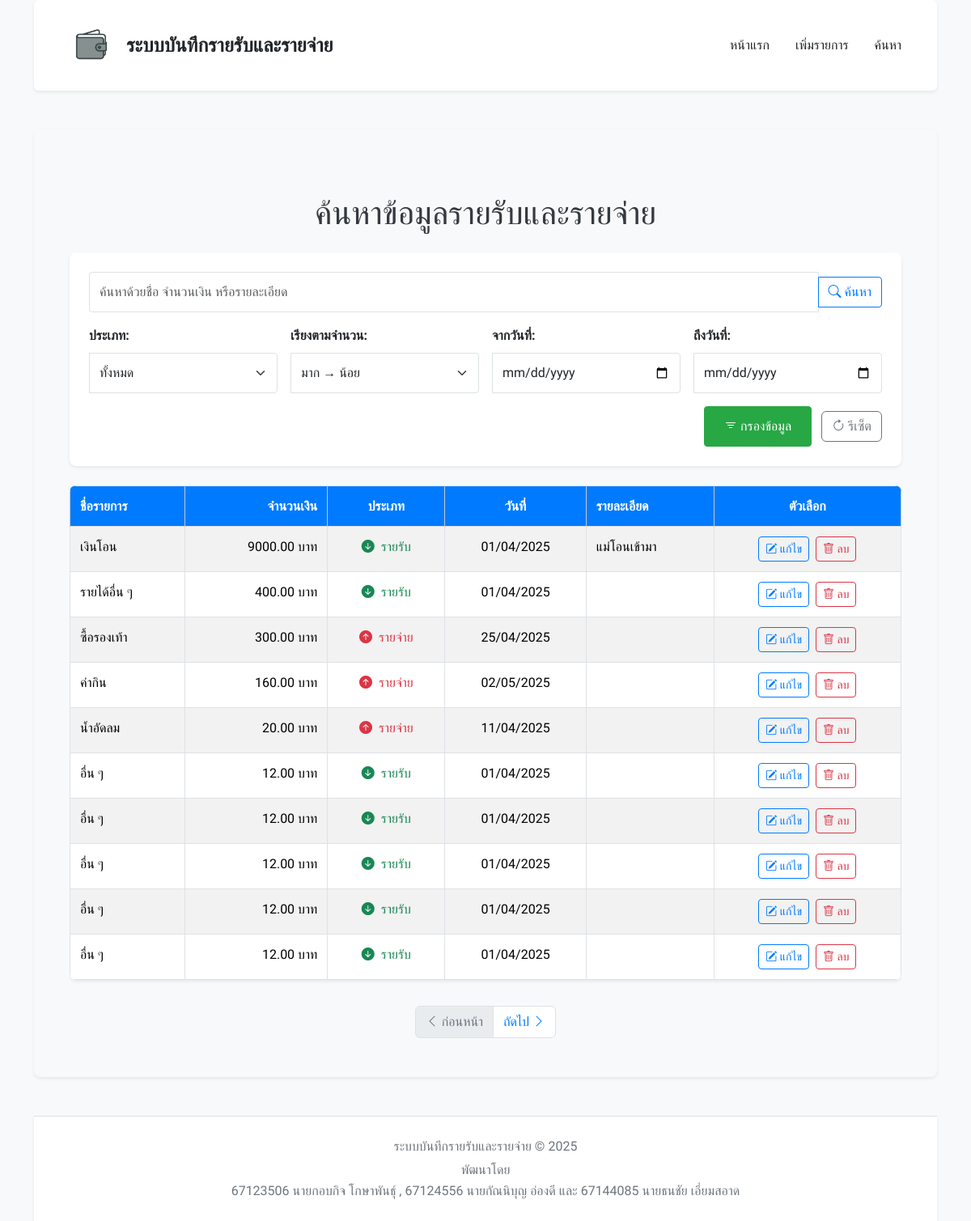
The app's page /search/ with its own data.
### expense_tracker/models.py (models this page shows, shortened)
class Transaction(models.Model):
    CATEGORY_CHOICES = [
        ('income', 'รายรับ'),
        ('expense', 'รายจ่าย'),
    ]
    name = models.CharField("ชื่อรายการ ", max_length=200)
    amount = models.DecimalField("จำนวนเงิน ", max_digits=10, decimal_places=2)
    category = models.CharField("หมวดหมู่ ", max_length=10, choices=CATEGORY_CHOICES,blank=False, null=False)
    date = models.DateField("วันที่ ")
    description = models.TextField("รายละเอียด ", blank=True, null=True)

### expense_tracker/views.py (the view)
# urls.py: path('search/', views.search_transactions, name='search_transactions'),
def search_transactions(request):
    query = request.GET.get('q', '')
    category = request.GET.get('category', 'all')
    sort = request.GET.get('sort', '-amount')
    date_from = request.GET.get('date_from')
    date_to = request.GET.get('date_to')
    transactions = Transaction.objects.filter(
        Q(name__icontains=query) |
        Q(amount__icontains=query) |
        Q(description__icontains=query)
    )
    if category != "all":
        transactions = transactions.filter(category=category)
    if date_from:
        transactions = transactions.filter(date__gte=date_from)
    if date_to:
        transactions = transactions.filter(date__lte=date_to)
    transactions = transactions.order_by(sort)
    paginator = Paginator(transactions, 10)  # 10 รายการต่อหน้า
    page_number = request.GET.get('page')
    page_obj = paginator.get_page(page_number)
    context = {
        'page_obj': page_obj,
        'query': query,
        'category': category,
        'sort': sort,
        'date_from': date_from,
        'date_to': date_to,
    }
    return render(request, 'search_transactions.html', context)

### expense_tracker/templates/search_transactions.html (shortened to what this page needs)
{% extends "base.html" %}
{% load static %}
{% block content %}
<div class="container mt-5">
    <h1 class="text-center mb-4">ค้นหาข้อมูลรายรับและรายจ่าย</h1>
    <div class="card shadow-sm mb-4">
        <div class="card-body">
            <form method="GET" action="{% url 'search_transactions' %}" class="mb-3">
                <div class="input-group">
                    <input type="text" name="q" class="form-control" placeholder="ค้นหาด้วยชื่อ จำนวนเงิน หรือรายละเอียด" value="{{ request.GET.q }}">
                    <button type="submit" class="btn btn-outline-primary">
                        <i class="bi bi-search"></i> ค้นหา
                    </button>
                </div>
            </form>
            <form method="GET" class="row g-3">
                <div class="col-md-3">
                    <label class="form-label">ประเภท:</label>
                    <select name="category" class="form-select">
                        <option value="all" {% if category == "all" %}selected{% endif %}>ทั้งหมด</option>
                    </select>
                </div>
                <div class="col-md-3">
                    <label class="form-label">เรียงตามจำนวน:</label>
                    <select name="sort" class="form-select">
                        <option value="-amount" {% if sort == "-amount" %}selected{% endif %}>มาก → น้อย</option>
                    </select>
                </div>
                <div class="col-md-3">
                    <label class="form-label">จากวันที่:</label>
                    <input type="date" name="date_from" class="form-control" value="{{ date_from|default_if_none:'' }}">
                </div>
                <div class="col-md-3">
                    <label class="form-label">ถึงวันที่:</label>
                    <input type="date" name="date_to" class="form-control" value="{{ date_to|default_if_none:'' }}">
                </div>
                <div class="col-12 text-end">
                    <button type="submit" class="btn btn-success me-2">
                        <i class="bi bi-filter"></i> กรองข้อมูล
                    </button>
                    <a href="{% url 'search_transactions' %}" class="btn btn-outline-secondary">
                        <i class="bi bi-arrow-clockwise"></i> รีเซ็ต
                    </a>
                </div>
            </form>
        </div>
    </div>
    <div class="table-responsive">
        <table class="table table-striped table-bordered table-hover shadow-sm">
            <thead class="table-light">
                <tr>
                    <th scope="col">ชื่อรายการ</th>
                    <th scope="col" class="text-end">จำนวนเงิน</th>
                    <th scope="col" class="text-center">ประเภท</th>
                    <th scope="col" class="text-center">วันที่</th>
                    <th scope="col">รายละเอียด</th>
                    <th scope="col" class="text-center">ตัวเลือก</th>
                </tr>
            </thead>
            <tbody>
                {% for transaction in page_obj %}
                <tr>
                    <td>{{ transaction.name }}</td>
                    <td class="text-end">{{ transaction.amount|floatformat:2 }} บาท</td>
                    <td class="text-center">
                        {% if transaction.category == 'income' %}
                        <span class="text-success"><i class="bi bi-arrow-down-circle-fill me-1"></i> รายรับ</span>
                        {% else %}
                        <span class="text-danger"><i class="bi bi-arrow-up-circle-fill me-1"></i> รายจ่าย</span>
                        {% endif %}
                    </td>
                    <td class="text-center">{{ transaction.date|date:"d/m/Y" }}</td>
                    <td>{{ transaction.description }}</td>
                    <td class="text-center">
                        <a href="{% url 'edit_transaction' transaction.pk %}" class="btn btn-sm btn-outline-primary me-1">
                            <i class="bi bi-pencil-square"></i> แก้ไข
                        </a>
                        <a href="{% url 'delete_transaction' transaction.pk %}" class="btn btn-sm btn-outline-danger" onclick="return confirm('คุณแน่ใจที่จะลบรายการนี้?')">
                            <i class="bi bi-trash"></i> ลบ
                        </a>
                    </td>
                </tr>
                {% empty %}
                <tr>
                    <td colspan="6" class="text-center text-muted">ไม่พบรายการที่ค้นหา</td>
                </tr>
                {% endfor %}
            </tbody>
        </table>
    </div>
    {% if page_obj.has_other_pages %}
    <nav aria-label="Page navigation">
        <ul class="pagination justify-content-center">
            {% if page_obj.has_previous %}
            <li class="page-item">
                <a class="page-link" href="?page={{ page_obj.previous_page_number }}{% if request.GET.q %}&q={{ request.GET.q }}{% endif %}{% if request.GET.category %}&category={{ request.GET.category }}{% endif %}{% if request.GET.sort %}&sort={{ request.GET.sort }}{% endif %}{% if request.GET.date_from %}&date_from={{ request.GET.date_from }}{% endif %}{% if request.GET.date_to %}&date_to={{ request.GET.date_to }}{% endif %}">
                    <i class="bi bi-chevron-left"></i> ก่อนหน้า
                </a>
            </li>
            {% else %}
            <li class="page-item disabled">
                <span class="page-link"><i class="bi bi-chevron-left"></i> ก่อนหน้า</span>
            </li>
            {% endif %}
            {% if page_obj.has_next %}
            <li class="page-item">
                <a class="page-link" href="?page={{ page_obj.next_page_number }}">
                    ถัดไป <i class="bi bi-chevron-right"></i>
                </a>
            </li>
            {% else %}
            <li class="page-item disabled">
                <span class="page-link">ถัดไป <i class="bi bi-chevron-right"></i></span>
            </li>
            {% endif %}
        </ul>
    </nav>
    {% endif %}
</div>
{% endblock %}

### expense_tracker/static/css/styles.css (style rules this page uses)
:root { --primary-color: #007bff; --secondary-color: #6c757d; --accent-color: #28a745; --light-bg: #f8f9fa; --dark-text: #343a40; --border-color: #dee2e6; }
body { font-family: 'Prompt', sans-serif; color: var(--dark-text); line-height: 1.6; }
.table { width: 100%; margin-bottom: 1rem; color: var(--dark-text); border-collapse: collapse; border-radius: 8px; overflow: hidden; box-shadow: 0 0.125rem 0.25rem rgba(0, 0, 0, 0.075); background-color: white; }
.table th, .table td { padding: 0.75rem; vertical-align: top; border-top: 1px solid var(--border-color); text-align: left; }
.table thead th { background-color: var(--primary-color); color: white; font-weight: bold; }
.table tbody tr:nth-child(even) { background-color: #f2f2f2; }
.btn-success { background-color: var(--accent-color); border-color: var(--accent-color); color: white; padding: 0.75rem 1.5rem; border-radius: 4px; text-decoration: none; transition: background-color 0.3s ease, border-color 0.3s ease; }
.form-control { border: 1px solid var(--border-color); border-radius: 4px; padding: 0.75rem; width: 100%; box-sizing: border-box; }
.form-label { font-weight: bold; margin-bottom: 0.5rem; display: block; }
.card { box-shadow: 0 0.125rem 0.25rem rgba(0, 0, 0, 0.075); border: none; border-radius: 8px; }
.card-body { padding: 1.5rem; }
.form-select { border: 1px solid var(--border-color); border-radius: 4px; padding: 0.75rem; width: 100%; box-sizing: border-box; }
.input-group { display: flex; align-items: center; }
.form-control:not(:first-child), .form-select:not(:first-child) { border-top-left-radius: 0; border-bottom-left-radius: 0; }
.text-center { text-align: center; }
.mt-5 { margin-top: 3rem; }
.mb-3 { margin-bottom: 1rem; }
.me-2 { margin-right: 0.5rem; }
.btn-outline-primary { color: var(--primary-color); border-color: var(--primary-color); border-radius: 4px; }
.btn-outline-danger { color: #dc3545; border-color: #dc3545; border-radius: 4px; }
.table { border-radius: 8px; overflow: hidden; box-shadow: 0 0.125rem 0.25rem rgba(0, 0, 0, 0.075); }
.table-striped tbody tr:nth-of-type(odd) { background-color: #f9f9f9; }
.text-end { text-align: end; }
.pagination { margin-top: 1rem; }
.page-link { color: var(--primary-color); }
.page-item.disabled .page-link { color: var(--secondary-color); background-color: #e9ecef; border-color: #dee2e6; }

### records on screen
Transaction: category "income" (drawn)
Transaction: category "income" (drawn)
Transaction: category "expense" (drawn)
Transaction: category "expense" (drawn)
Transaction: category "expense" (drawn)
Transaction: category "income" (drawn)
Transaction: category "income" (drawn)
Transaction: category "income" (drawn)
Transaction: category "income" (drawn)
Transaction: category "income" (drawn)

### other values on screen
{{ year|default:"2025" }} "2025"
